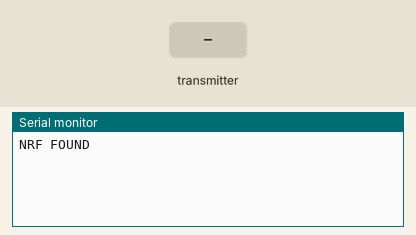
Simulated run of this sketch. Board: Arduino Uno, built with avr-gcc and run on an emulated ATmega328P. Shown: the last lines printed to the serial monitor. The inputs (shaded band) are chosen by the test bench. No radio packets arrive unless stated.

Above: at 1.7 s.
1.8 s: the transmitter starts sending airTemp = 25
At 1.92 s:
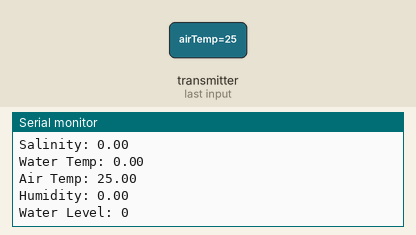
3.3 s: the transmitter starts sending tds = 25
4.8 s: the transmitter starts sending salinity = 25
6.3 s: the transmitter starts sending waterTemp = 25
7.8 s: the transmitter starts sending humidity = 25
9.3 s: the transmitter starts sending waterLevel = 256
At 9.43 s:
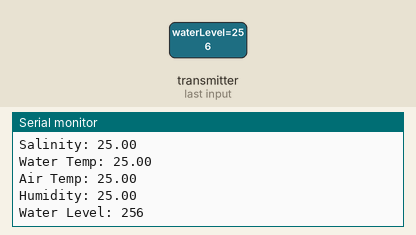

The sketch:

receiver.ino
```cpp
#include <SPI.h>
#include <RF24.h>

RF24 radio(7, 8);

const byte address[6] = "NODE1";

struct SensorData {
  float tds;
  float salinity;
  float waterTemp;
  float airTemp;
  float humidity;
  int waterLevel;
};

SensorData data;

void setup() {
  Serial.begin(115200);
  delay(500);
  if (!radio.begin()) {
    Serial.println("NRF NOT FOUND");
    while (1);
  }

  Serial.println("NRF FOUND");

  radio.openReadingPipe(0, address);

  radio.setPALevel(RF24_PA_LOW);
  radio.setDataRate(RF24_250KBPS);
  radio.setChannel(76);

  radio.startListening();
}

void loop() {

  if (radio.available()) {

    radio.read(&data, sizeof(data));
    if (data.airTemp > 0) {
      Serial.println("===== DATA =====");

      Serial.print("TDS: ");
      Serial.println(data.tds);

      Serial.print("Salinity: ");
      Serial.println(data.salinity);

      Serial.print("Water Temp: ");
      Serial.println(data.waterTemp);

      Serial.print("Air Temp: ");
      Serial.println(data.airTemp);

      Serial.print("Humidity: ");
      Serial.println(data.humidity);

      Serial.print("Water Level: ");
      Serial.println(data.waterLevel);

      Serial.println();
    }

  }
}
```

Measured:
- after the input at 1.8 s, the serial monitor: prints a new line at once (image 1)
- after the input at 9.3 s, the serial monitor: prints a new line at once (image 2)
